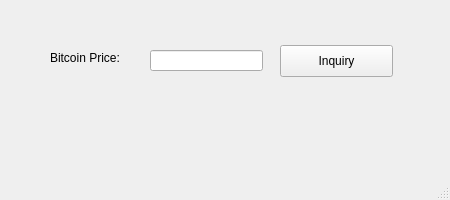
<?xml version="1.0" encoding="UTF-8"?>
<ui version="4.0">
 <class>MainWindow</class>
 <widget class="QMainWindow" name="MainWindow">
  <property name="enabled">
   <bool>true</bool>
  </property>
  <property name="geometry">
   <rect>
    <x>0</x>
    <y>0</y>
    <width>450</width>
    <height>200</height>
   </rect>
  </property>
  <property name="windowTitle">
   <string>MainWindow</string>
  </property>
  <widget class="QWidget" name="centralwidget">
   <widget class="QLabel" name="label">
    <property name="geometry">
     <rect>
      <x>50</x>
      <y>50</y>
      <width>91</width>
      <height>16</height>
     </rect>
    </property>
    <property name="text">
     <string>Bitcoin Price:</string>
    </property>
   </widget>
   <widget class="QPushButton" name="pushButton">
    <property name="geometry">
     <rect>
      <x>280</x>
      <y>45</y>
      <width>113</width>
      <height>32</height>
     </rect>
    </property>
    <property name="text">
     <string>Inquiry</string>
    </property>
   </widget>
   <widget class="QLineEdit" name="lineEdit">
    <property name="geometry">
     <rect>
      <x>150</x>
      <y>50</y>
      <width>113</width>
      <height>21</height>
     </rect>
    </property>
   </widget>
  </widget>
  <widget class="QMenuBar" name="menubar">
   <property name="geometry">
    <rect>
     <x>0</x>
     <y>0</y>
     <width>450</width>
     <height>22</height>
    </rect>
   </property>
  </widget>
  <widget class="QStatusBar" name="statusbar"/>
 </widget>
 <resources/>
 <connections/>
</ui>
